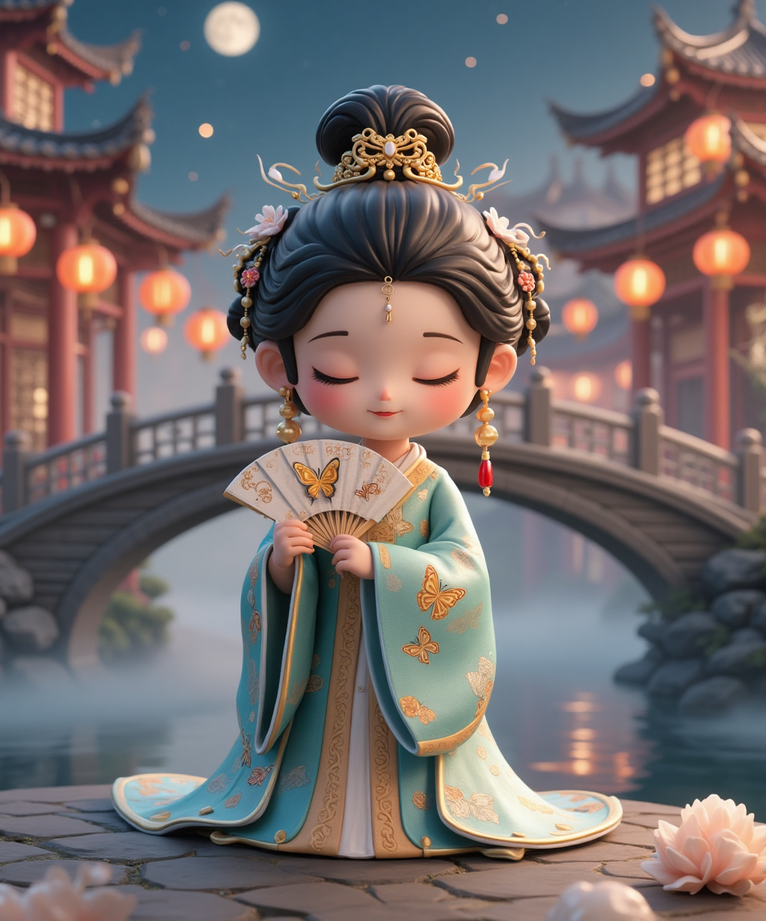
#> input picture services/wechat-api/app/core/images/guochao/国潮女似玉.png, 766 x 921 px, shrunk from 1024 x 1232 before the run
$ python -i emotion.py   (imports and definitions only)   (older library calls are emulated)
#> lines starting #> are read from the running program, lines starting #| are printed output that depends on the picture
import cv2
import numpy as np

# -------- 情绪安抚文案 --------
comfort_text = {
    "happy": "看到你这么开心，真是太好了！快乐是生活中最美好的礼物，希望你能一直保持这份愉悦的心情。记得把这份快乐分享给身边的每一个人哦！",
    "sad": "每个人都会有情绪低落的时候，这很正常。请记住，悲伤只是暂时的，就像下雨过后总会有彩虹。如果感到难过，不妨深呼吸几次，或者和亲人朋友聊聊天，分享你的感受会让你感觉好些。",
    "angry": "生气的时候，不妨先停下来，数到十，深呼吸几次。愤怒是正常的情绪，但不要让它控制你。你可以尝试换个角度思考问题，或者做些你喜欢的事情来转移注意力，等心情平静下来再处理让你生气的事情。",
    "surprise": "惊奇是发现新事物的开始！保持这种好奇心和探索精神，世界会向你展示更多奇妙的一面。每一次的惊讶都是一次新的体验和成长的机会。",
    "neutral": "平静的心态是一种智慧。在这种状态下，你可以更清晰地思考和感受世界。享受这份宁静，它能帮助你更好地应对生活中的各种挑战。",
    "fear": "害怕是自我保护的一种方式，每个人都会感到害怕。面对恐惧，可以尝试把注意力放在呼吸上，告诉自己\"我很安全\"。记住，勇敢不是没有恐惧，而是尽管害怕仍然前行。如果需要，随时寻求家人或朋友的帮助。"
}

# -------- 国潮卡通形象匹配 --------
guochao_characters = {
    "happy": ["国潮女孙小美", "国潮男小帅", "国潮女红金锁", "国潮女如花"],
    "sad": ["国潮女绿金锁", "国潮男知书", "国潮女闭月", "国潮男修花"],
    "angry": ["国潮男淘气", "国潮女钱小美", "国潮男顽皮"],
    "surprise": ["国潮女兰亭妹", "国潮女兰花妹", "国潮女拨浪鼓"],
    "neutral": ["国潮男达理", "国潮女新疆妹", "国潮女似玉"],
    "fear": ["国潮女绿金锁", "国潮男知书", "国潮女闭月"]
}

# -------- 面部表情情绪识别 --------
def detect_face_emotion(image):
    """
    使用OpenCV检测人脸和面部特征来判断情绪，结合多种特征分析。
    """
    try:
        if image is None:
            return "neutral"

        # 转换为灰度图
        gray = cv2.cvtColor(image, cv2.COLOR_RGB2GRAY)
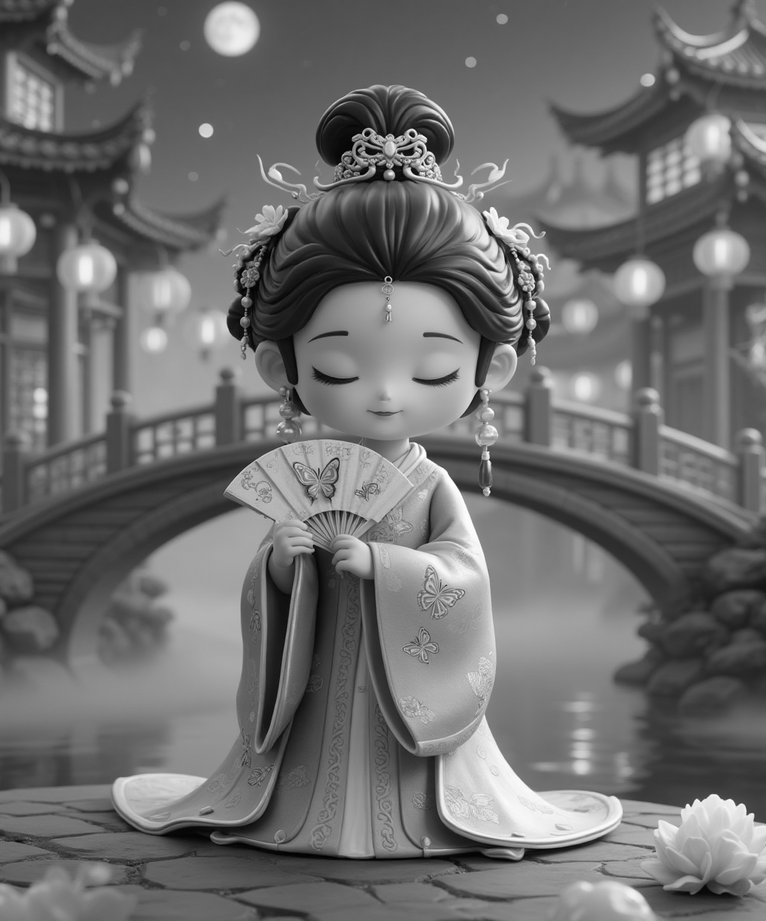
#> gray: shape (921, 766); min 0, max 255, mean 110.5

        # 1. 预处理：高斯模糊去噪
        blurred_gray = cv2.GaussianBlur(gray, (5, 5), 0)

        # 2. 预处理：自适应直方图均衡化 (CLAHE) 以改善局部对比度和光照
        clahe = cv2.createCLAHE(clipLimit=2.0, tileGridSize=(8, 8))
        enhanced_gray = clahe.apply(blurred_gray)
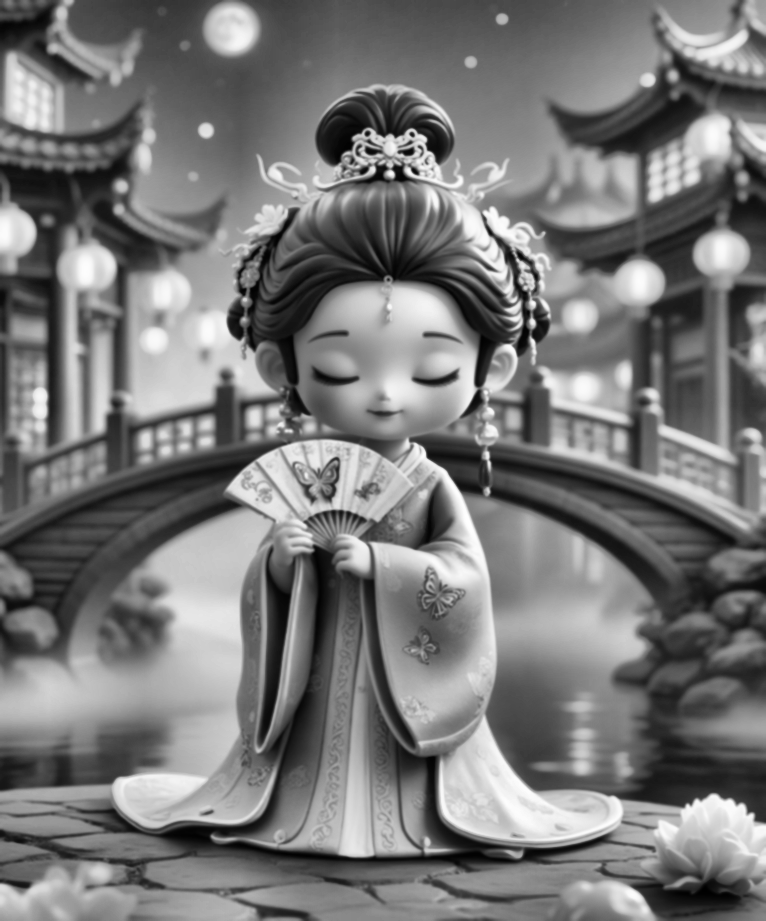
#> enhanced_gray: shape (921, 766); min 0, max 254, mean 120.3

        # 加载各种级联分类器
        face_cascade = cv2.CascadeClassifier(cv2.data.haarcascades + 'haarcascade_frontalface_default.xml')
        smile_cascade = cv2.CascadeClassifier(cv2.data.haarcascades + 'haarcascade_smile.xml')
        eye_cascade = cv2.CascadeClassifier(cv2.data.haarcascades + 'haarcascade_eye.xml')

        # 检测人脸 - 调整参数
        # scaleFactor: 图像在每个比例下的缩减量。较小的值（如1.05）会增加检测时间，但可能提高检测率。
        # minNeighbors: 每个候选矩形应该拥有的邻居数量。较高的值可以减少误报，但可能会漏检。
        # minSize: 最小可能对象大小。小于此值的对象将被忽略。
        faces = face_cascade.detectMultiScale(enhanced_gray, scaleFactor=1.05, minNeighbors=5, minSize=(30, 30))
#> faces = [[206, 1, 50, 50], [662, 342, 59, 59], [221, 376, 74, 74], [383, 302, 110, 110], [106, 260, 140, 140]]

        # 如果检测到人脸
        if len(faces) > 0:
            # 初始化情绪概率
            emotion_scores = {
                'happy': 0.0, # 使用浮点数以便更精细地调整
                'sad': 0.0,
                'angry': 0.0,
                'surprise': 0.0,
                'neutral': 0.1, # 默认给一点中性分
                'fear': 0.0
            }

            # 通常只处理最大的人脸
            (x, y, w, h) = max(faces, key=lambda item: item[2] * item[3])
#> x = 106; y = 260; w = 140; h = 140

            # 提取人脸区域
            roi_gray = enhanced_gray[y:y+h, x:x+w]
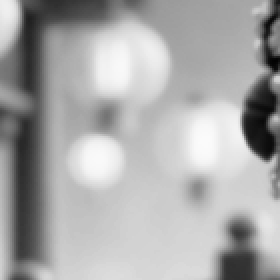
#> roi_gray: shape (140, 140) (shown 2 times larger); min 2, max 251, mean 168.6
            # roi_color = image[y:y+h, x:x+w] # roi_color 似乎未使用，注释掉

            # 1. 检测笑容 - 主要与快乐情绪相关
            # minNeighbors 调整：较高的值意味着对笑容的检测更为严格
            smiles = smile_cascade.detectMultiScale(roi_gray, scaleFactor=1.7, minNeighbors=22, minSize=(25, 25))
#> smiles = ()
            if len(smiles) > 0:
                emotion_scores['happy'] += 0.8 # 笑容是快乐的强特征
                emotion_scores['neutral'] -= 0.2 # 有笑容时减少中性分

            # 2. 检测眼睛 - 用于判断惊讶、恐惧
            # minNeighbors 调整：适当增加以减少误报
            eyes = eye_cascade.detectMultiScale(roi_gray, scaleFactor=1.1, minNeighbors=10, minSize=(20,20))
#> eyes = [[29, 35, 46, 46]]
            eye_count = len(eyes)
#> eye_count = 1

            if eye_count >= 2:
                # 计算眼睛的平均睁开程度（近似，基于眼睛区域的高度相对于人脸高度）
                avg_eye_height_ratio = sum(eh / h for (_, ey, ew, eh) in eyes) / eye_count if eye_count > 0 else 0

                # 眼睛睁得很大可能是惊讶或恐惧
                if avg_eye_height_ratio > 0.15: # 阈值需要实验调整
                    emotion_scores['surprise'] += 0.6
                    emotion_scores['fear'] += 0.3 # 睁大眼睛也可能与恐惧有关
                elif avg_eye_height_ratio < 0.08 and len(smiles) == 0: # 眼睛较小且无笑容，可能偏向悲伤
                    emotion_scores['sad'] += 0.3

                # 眉毛区域分析 (简化版：分析眼睛上部区域的特征)
                # 我们假设眉毛在眼睛上方。取眼睛区域的上半部分作为眉毛区域的代理。
                # 这个区域的纹理和边缘可以间接反映眉毛状态。
                for (ex, ey, ew, eh) in eyes:
                    eyebrow_roi_y_start = max(0, ey - eh // 2) # 眼睛区域上方
                    eyebrow_roi_y_end = ey
                    eyebrow_region = roi_gray[eyebrow_roi_y_start:eyebrow_roi_y_end, ex:ex+ew]
                    if eyebrow_region.size > 0:
                        # 愤怒时眉毛通常会皱紧，导致边缘增多
                        edges_eyebrow = cv2.Canny(eyebrow_region, 50, 150)
                        eyebrow_edge_density = np.sum(edges_eyebrow > 0) / (eyebrow_region.size + 1e-6) # 避免除以零
                        if eyebrow_edge_density > 0.2: # 阈值需要实验调整
                            emotion_scores['angry'] += 0.5
                            emotion_scores['neutral'] -= 0.1
            elif eye_count == 0 and len(faces) > 0: # 没有检测到睁开的眼睛，但检测到了人脸
                emotion_scores['sad'] += 0.2 # 可能是闭眼或者非常悲伤
                emotion_scores['neutral'] += 0.1

            # 3. 嘴部区域分析 (当没有检测到笑容时)
            if len(smiles) == 0:
                # 近似嘴部区域（人脸下半部分）
                mouth_roi_y_start = y + h // 2
#> mouth_roi_y_start = 330
                mouth_region = enhanced_gray[mouth_roi_y_start:y+h, x:x+w]
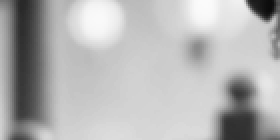
#> mouth_region: shape (70, 140) (shown 2 times larger); min 11, max 251, mean 179.9
                if mouth_region.size > 0:
                    # 悲伤时嘴部可能下撇，可以通过分析水平边缘来粗略判断
                    # 使用 Sobel 算子检测水平边缘
                    sobel_y = cv2.Sobel(mouth_region, cv2.CV_64F, 0, 1, ksize=5)
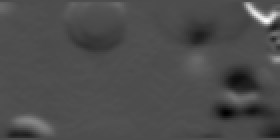
#> sobel_y: shape (70, 140) float64 (shown 2 times larger); min -2474, max 5700, mean -1.3; drawn with min black and max white
                    # 悲伤时嘴部下撇，可能导致强烈的负向垂直梯度（即水平边缘）
                    # 这里简化为分析梯度强度，更复杂的形状分析需要轮廓检测
                    mean_abs_sobel_y = np.mean(np.abs(sobel_y))
#> mean_abs_sobel_y = 228.7
                    if mean_abs_sobel_y > 30: # 阈值需要实验调整
                        emotion_scores['sad'] += 0.4
                        emotion_scores['neutral'] -= 0.1

            # 4. 对愤怒情绪的进一步判断：结合眉毛和无笑容
            if emotion_scores['angry'] > 0.3 and len(smiles) == 0:
                emotion_scores['angry'] += 0.2 # 如果有皱眉迹象且无笑容，更可能是愤怒
            else: # 如果有笑容，则不太可能是愤怒
                emotion_scores['angry'] *= 0.5


            # 5. 光照和对比度作为辅助（主要用于区分中性）
            # 全局直方图均衡化已经尝试改善光照，这里不再重复计算强度和对比度，
            # 因为CLAHE处理后的图像对比度可能已经较高。
            # 主要通过其他特征是否显著来判断是否为中性。

            # 规范化情绪分数，使得总和为1 (可选，但有助于比较)
            # total_score = sum(emotion_scores.values())
            # if total_score > 0:
            #     for k in emotion_scores:
            #         emotion_scores[k] /= total_score

            # 如果所有其他特定情绪分数都很低，则更倾向于中性
            specific_emotion_scores = [emotion_scores[k] for k in emotion_scores if k != 'neutral']
            if max(specific_emotion_scores) < 0.3: # 如果没有明显的情绪特征
                emotion_scores['neutral'] += 0.3 # 增加中性情绪的权重

            # 找到分数最高的情绪
            # 如果最高分过低，或者与第二高分差距不大，也可以偏向 neutral
            sorted_emotions = sorted(emotion_scores.items(), key=lambda item: item[1], reverse=True)

            best_emotion, best_score = sorted_emotions[0]

            # 最终决策逻辑:
            # 如果最高分显著高于其他（特别是高于0.3的基础置信度），则采纳
            # 否则，如果中性分数也比较高，或者没有特别突出的情绪，则为中性
            if best_score < 0.35 and emotion_scores['neutral'] > 0.2: # 如果最高分不够自信，且中性有一定分数
                return 'neutral'
            if best_score < 0.25: # 如果最高分实在太低
                 return 'neutral'

            return best_emotion
        else:
            return 'neutral'  # 如果没有检测到人脸，返回中性
    except Exception as e:
        print(f"面部情绪识别错误: {e}")
        return 'neutral'

# -------- 文本情感分析 --------
# [55 lines left out: function analyze_text_sentiment, not called in this run]

>>> import cv2
>>> picture = cv2.cvtColor(cv2.imread('images/guochao/国潮女似玉.png'), cv2.COLOR_BGR2RGB)
>>> result = detect_face_emotion(picture)
#> result = 'sad'

$ run again, on services/wechat-api/app/core/images/guochao/国潮女兰花妹.png
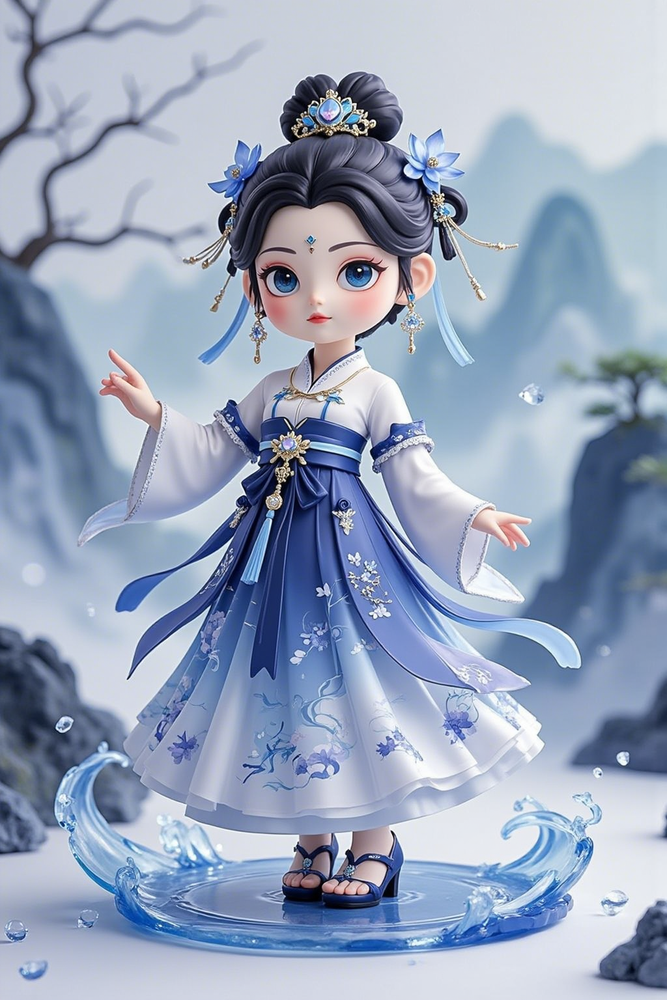
#> input picture services/wechat-api/app/core/images/guochao/国潮女兰花妹.png, 667 x 1000 px, shrunk from 1024 x 1536 before the run
#> faces = [[304, 114, 55, 55], [332, 531, 54, 54], [169, 238, 64, 64], [546, 344, 95, 95], [302, 205, 165, 165], [230, 203, 187, 187]]
#> x = 230; y = 203; w = 187
#> smiles = ()
#> eyes = [[101, 43, 53, 53], [22, 49, 52, 52]]
#> eye_count = 2
#> avg_eye_height_ratio = 0.281
#> the loop in detect_face_emotion, `for (ex, ey, ew, eh) in eyes:` made 2 passes
#> (ex, ey, ew, eh, eyebrow_roi_y_start, eyebrow_roi_y_end, eyebrow_edge_density) on passes 1 to 2: (101, 43, 53, 53, 17, 43, 0.11), (22, 49, 52, 52, 23, 49, 0.0629)
#> pass 1, in detect_face_emotion, `edges_eyebrow = cv2.Canny(eyebrow_region, 50, 150)`:
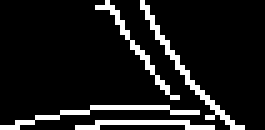
#> edges_eyebrow: shape (26, 53) (shown 5 times larger); 11% white in thin lines or dots
#> after the loop in detect_face_emotion, `for (ex, ey, ew, eh) in eyes:`: emotion_scores = {'happy': 0, 'sad': 0, 'angry': 0, 'surprise': 0.6, 'neutral': 0.1, 'fear': 0.3}
#> mouth_roi_y_start = 296
#> in detect_face_emotion, `sobel_y = cv2.Sobel(mouth_region, cv2.CV_64F, 0, 1, ksize=5)`:
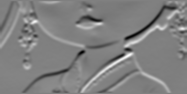
#> sobel_y: shape (94, 187) float64; min -7206, max 7135, mean 32.1; drawn with min black and max white
#> mean_abs_sobel_y = 621.6
#> specific_emotion_scores = [0, 0.4, 0, 0.6, 0.3]
#> sorted_emotions = [('surprise', 0.6), ('sad', 0.4), ('fear', 0.3), ('happy', 0), ('angry', 0), ('neutral', 0)]
#> best_emotion = 'surprise'; best_score = 0.6
#> result = 'surprise'

$ run again, on services/wechat-api/app/core/images/guochao/国潮女如花.png
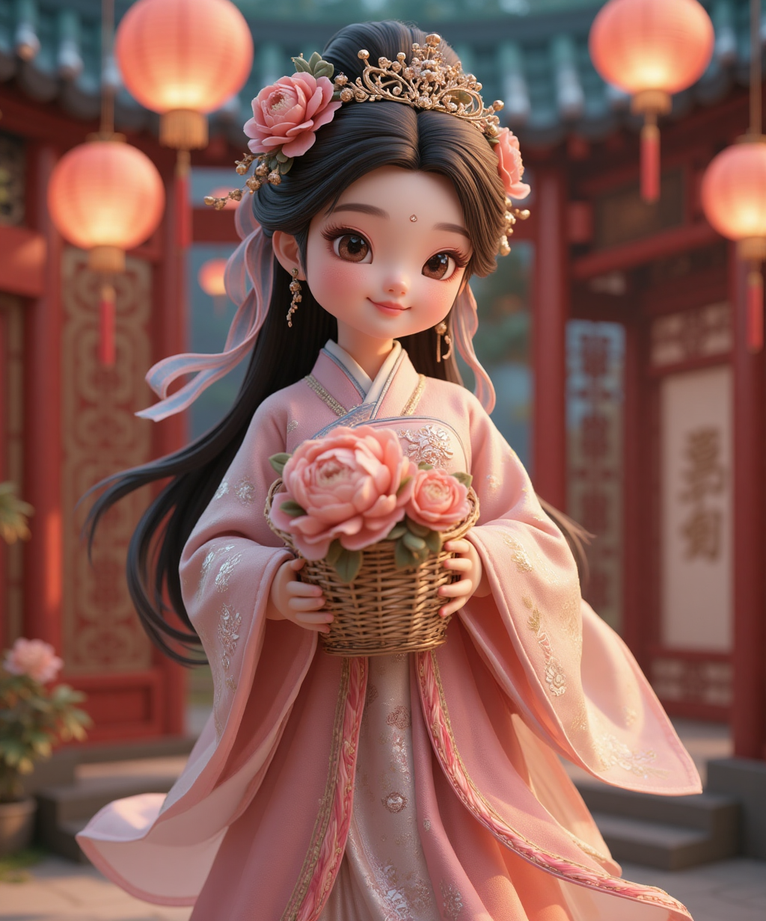
#> input picture services/wechat-api/app/core/images/guochao/国潮女如花.png, 766 x 921 px, shrunk from 1024 x 1232 before the run
#> faces = [[421, 456, 69, 69], [158, 157, 185, 185], [285, 168, 222, 222]]
#> x = 285; y = 168; w = 222
#> smiles = ()
#> eyes = [[31, 42, 63, 63], [135, 71, 51, 51]]
#> eye_count = 2
#> avg_eye_height_ratio = 0.257
#> the loop in detect_face_emotion, `for (ex, ey, ew, eh) in eyes:` made 2 passes
#> (ex, ey, ew, eh, eyebrow_roi_y_start, eyebrow_roi_y_end, eyebrow_edge_density) on passes 1 to 2: (31, 42, 63, 63, 11, 42, 0.0952), (135, 71, 51, 51, 46, 71, 0.0808)
#> pass 1, in detect_face_emotion, `edges_eyebrow = cv2.Canny(eyebrow_region, 50, 150)`:
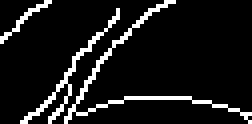
#> edges_eyebrow: shape (31, 63) (shown 4 times larger); 9.5% white in thin lines or dots
#> after the loop in detect_face_emotion, `for (ex, ey, ew, eh) in eyes:`: emotion_scores = {'happy': 0, 'sad': 0, 'angry': 0, 'surprise': 0.6, 'neutral': 0.1, 'fear': 0.3}
#> mouth_roi_y_start = 279
#> in detect_face_emotion, `sobel_y = cv2.Sobel(mouth_region, cv2.CV_64F, 0, 1, ksize=5)`:
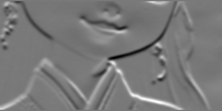
#> sobel_y: shape (111, 222) float64; min -6377, max 6986, mean -0.1; drawn with min black and max white
#> mean_abs_sobel_y = 503.1
#> specific_emotion_scores = [0, 0.4, 0, 0.6, 0.3]
#> sorted_emotions = [('surprise', 0.6), ('sad', 0.4), ('fear', 0.3), ('happy', 0), ('angry', 0), ('neutral', 0)]
#> best_emotion = 'surprise'; best_score = 0.6
#> result = 'surprise'
